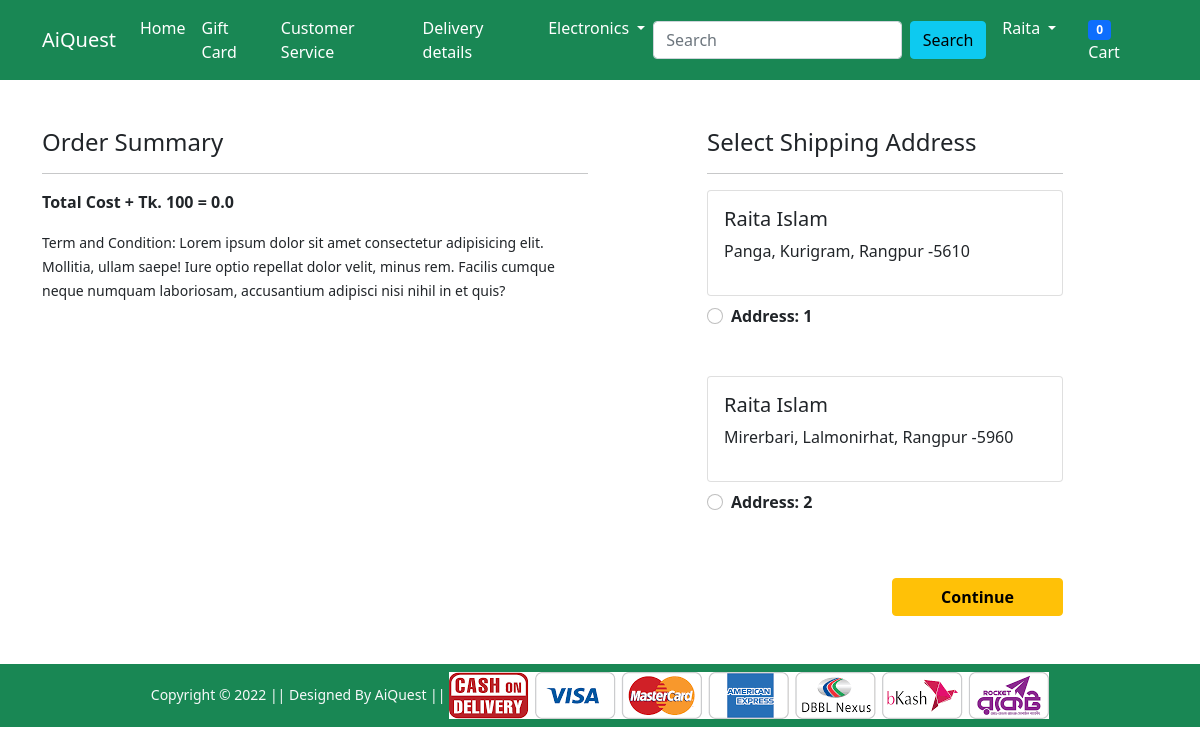
The page /checkout/ (signed in) on the database its author committed.
### app/models.py (models this page shows, shortened)
class Customer(models.Model):
    user = models.ForeignKey(User, on_delete=models.CASCADE)
    name = models.CharField(max_length=200)
    locality = models.CharField(max_length=200)
    city = models.CharField(max_length=50)
    zipcode = models.IntegerField()
    state = models.CharField(choices=STATE_CHOICES, max_length=50)

### app/views.py (the view)
# urls.py: path('checkout/', views.checkout, name='checkout'),
@login_required
def checkout(request):
    totalitem = 0
    user = request.user
    add = Customer.objects.filter(user=user)
    cart_items = Cart.objects.filter(user=user)
    amount = 0.0
    shipping_amount = 100.00
    totalamount = 0.0
    cart_product = [p for p in Cart.objects.all() if p.user ==request.user]
    if cart_product:
        for p in cart_product:
            tempamount = (p.quantity * p.product.discounted_price)
            amount += tempamount
        totalamount = amount + shipping_amount
    if request.user.is_authenticated:
        totalitem = len(Cart.objects.filter(user=request.user))
    return render(request, 'app/checkout.html', {'add':add, 'totalamount':totalamount, 'cart_items':cart_items, 'totalitem':totalitem})

### app/templates/app/checkout.html (shortened to what this page needs)
{% extends 'app/base.html' %}
{% load static %}
{% block main-content %}
<div class="container">
  <div class="row mt-5">
    <div class="col-sm-6">
      <h4>Order Summary</h4>
      <hr>
      <p class="fw-bold">Total Cost + Tk. 100 = {{totalamount}}</p>
      <small>Term and Condition: Lorem ipsum dolor sit amet consectetur adipisicing elit. Mollitia, ullam saepe! Iure
        optio repellat dolor velit, minus rem. Facilis cumque neque numquam laboriosam, accusantium adipisci nisi nihil
        in et quis?</small>
    </div>
    <div class="col-sm-4 offset-sm-1">
      <h4>Select Shipping Address</h4>
      <hr>
      <form action="/paymentdone">
        {% for ad in add %}
        <div class="card">
          <div class="card-body">
            <h5>{{ad.name}}</h5>
            <p>{{ad.locality}}, {{ad.city}}, {{ad.state}} -{{ad.zipcode}}</p>
          </div>
        </div>
        <div class="form-check mt-2 mb-5">
          <input class="form-check-input" type="radio" name="custid" id="custadd{{forloop.counter}}" value="{{ad.id}}">
          <label class="form-check-label fw-bold" for="">
            Address: {{forloop.counter}} </label>
        </div>
        {% endfor %}
        <div class="text-end">
          <button type="submit" class="btn btn-warning mt-3 px-5 fw-bold">Continue</button>
        </div>
      </form>
    </div>
  </div>
</div>
{% endblock main-content %}

### app/templates/app/base.html (shortened to what this page needs)
<!doctype html>
{% load static %}
<html lang="en">
<head>
  <link href="https://cdn.jsdelivr.net/npm/bootstrap@5.0.0-beta1/dist/css/bootstrap.min.css" rel="stylesheet"
>
  <link rel="stylesheet" href="{% static 'app/css/owl.carousel.min.css' %}">
  <link rel="stylesheet" href="{% static 'app/css/all.min.css' %}">
  <link rel="stylesheet" href="{% static 'app/css/style.css' %}">
</head>
<body>
  <nav class="navbar navbar-expand-lg navbar-dark bg-success">
    <div class="container">
      <a class="navbar-brand" href="/">AiQuest</a>
      <div class="collapse navbar-collapse" id="navbarSupportedContent">
        <ul class="navbar-nav me-auto mb-2 mb-lg-0">
          <li class="nav-item">
            <a class="nav-link active" aria-current="page" href="/">Home</a>
          </li>
          <li class="nav-item">
            <a class="nav-link active" aria-current="page" href="#">Gift Card</a>
          </li>
          <li class="nav-item">
            <a class="nav-link active" aria-current="page" href="#">Customer Service</a>
          </li>
          <li class="nav-item">
            <a class="nav-link active" aria-current="page" href="#">Delivery details</a>
          </li>
          <li class="nav-item dropdown">
            <a class="nav-link dropdown-toggle text-white" href="#" id="electronicsDropdown" role="button"
              data-bs-toggle="dropdown" aria-expanded="false">
              Electronics
            </a>
          </li>
        </ul>
        <form class="d-flex">
          <input class="form-control me-2" type="search" placeholder="Search" aria-label="Search">
          <button class="btn btn-info" type="submit">Search</button>
        </form>
        <div>
          <ul class="navbar-nav me-auto mb-2 mb-lg-0">
            {% if request.user.is_authenticated %}
            <li class="nav-item dropdown mx-2">
              <a class="nav-link dropdown-toggle text-white" href="#" id="profileDropdown" role="button"
                data-bs-toggle="dropdown" aria-expanded="false">
                {{request.user.username|capfirst}}
              </a>
            </li>
            <li class="nav-item mx-2">
              <a href="{% url 'showcart' %}" class="nav-link text-white"><span
                  class="badge bg-primary">{{totalitem}}</span> Cart
              </a>
            </li>
            {% endif %}
          </ul>
        </div>
      </div>
    </div>
  </nav>
  {% block main-content %} {% endblock main-content %}
  <footer class="container-fluid bg-success text-center p-2 mt-5">
    <small class="text-light">Copyright &copy; 2022 || Designed By AiQuest || </small>
    <img src="{% static 'app/images/paymentlogo.png' %}" alt="" srcset="" class="img-fluid">
  </footer>
</body>
</html>

### rows shown on the page
Customer: name "Raita Islam", locality "Panga", city "Kurigram", state "Rangpur", zipcode "5610"
Customer: name "Raita Islam", locality "Mirerbari", city "Lalmonirhat", state "Rangpur", zipcode "5960"

### other values the page prints
{{ request.user.username|capfirst }} "Raita"
{{ totalitem }} "0"
{{ totalamount }} "0.0"
